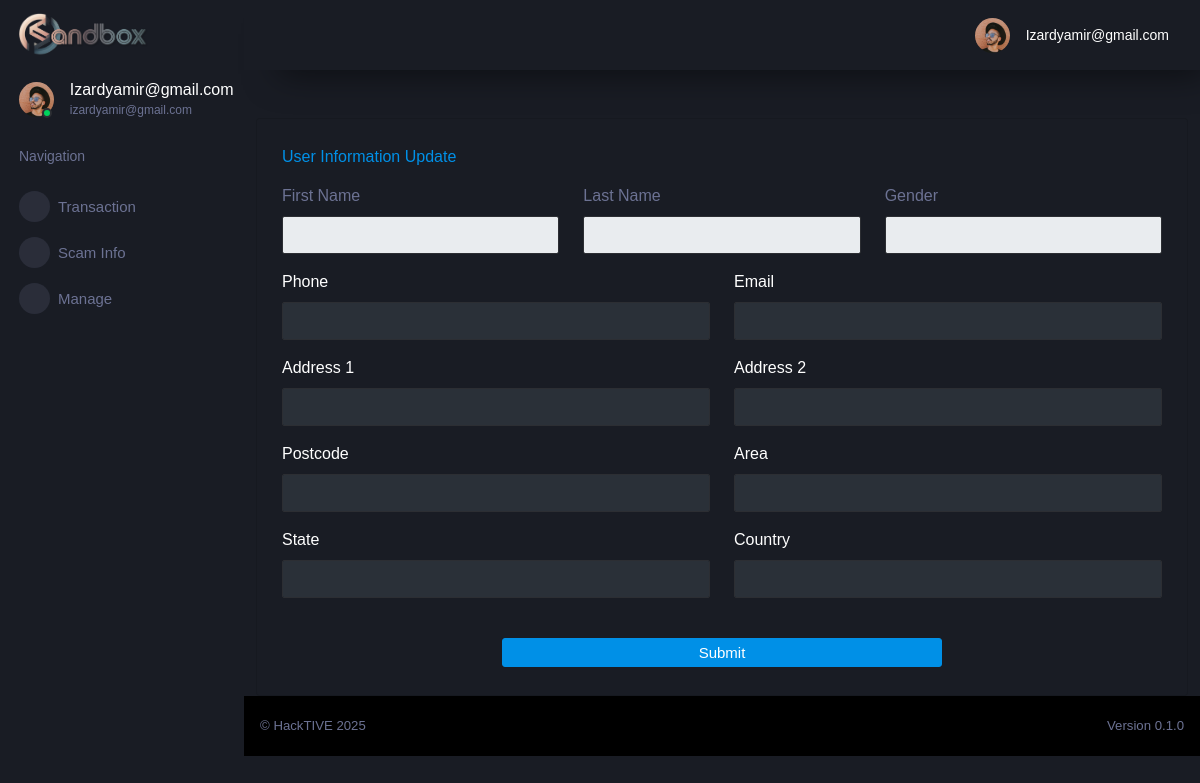
Before: /auth/44/admin_update (signed in) with the older database file.
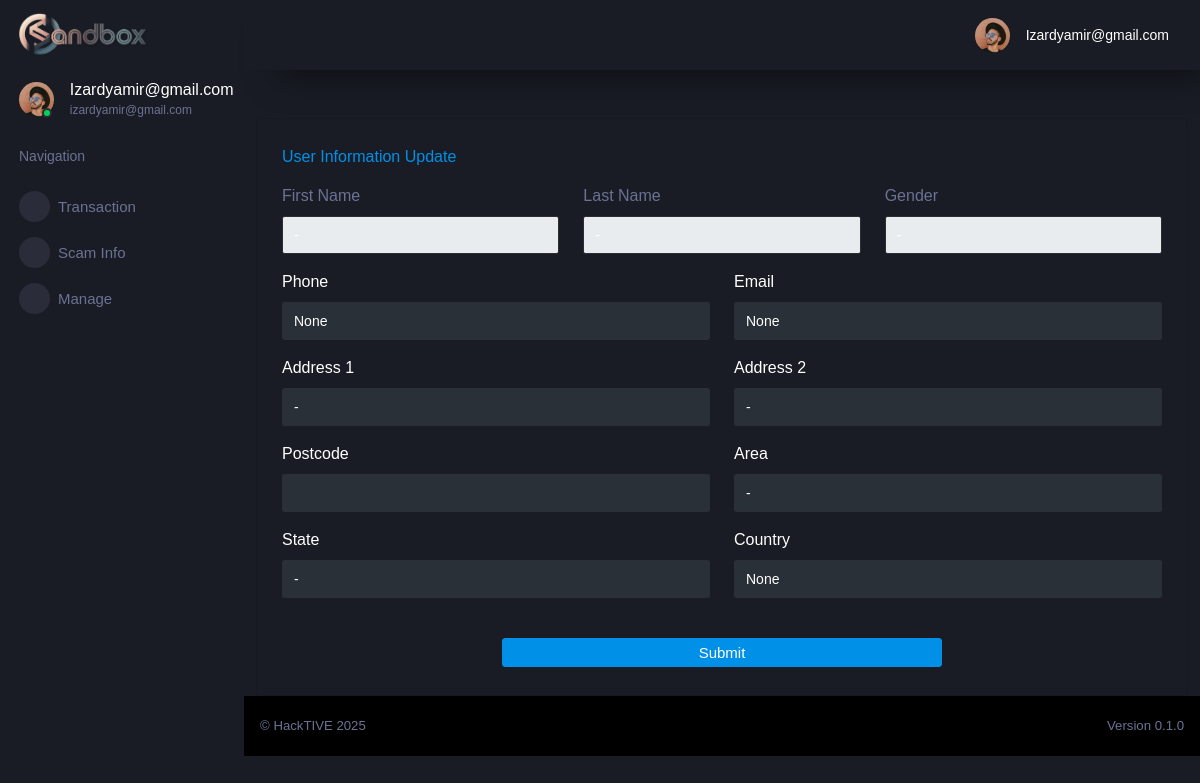
After: the same page with the newer database file.
### tables this page shows
CREATE TABLE "cif" (
	"id"	INTEGER UNIQUE,
	"username"	TEXT NOT NULL UNIQUE,
	"password"	TEXT,
	"firstname"	TEXT,
	"lastname"	TEXT,
	"gender"	TEXT,
	"dob"	TEXT,
	"ic"	INTEGER UNIQUE,
	"phone"	INTEGER,
	"email"	TEXT UNIQUE,
	"address1"	NUMERIC,
	"address2"	TEXT,
	"postcode"	TEXT,
	"area"	TEXT,
	"state"	TEXT,
	"country"	TEXT,
	"productID"	INTEGER,
	"productNAME"	TEXT,
	"accountID"	INTEGER,
	PRIMARY KEY("id" AUTOINCREMENT)
);

### flaskr/auth.py (the view, shortened to what this page needs)
@bp.route('/<int:id>/admin_update', methods=('GET', 'POST'))
def admin_update(id):
    if g.user['username']=='izardyamir@gmail.com':
        db = get_db()
        users = db.execute(
            'SELECT * FROM cif WHERE id = ?',
            (id,)
        ).fetchone()
    return render_template('auth/admin-update.html', users=users)

### flaskr/auth.py (called while the page is built)
@bp.before_app_request
def load_logged_in_user():
    user_id = session.get('user_id')
    if user_id is None:
        g.user = None
    else:
        g.user = get_db().execute(
            'SELECT * FROM cif WHERE id = ?', (user_id,)
        ).fetchone()

### flaskr/db.py (called while the page is built)
def get_db():
    if 'db' not in g:
        g.db = sqlite3.connect(
            current_app.config['DATABASE'],
            detect_types=sqlite3.PARSE_DECLTYPES
        )
        g.db.row_factory = sqlite3.Row
    return g.db

### flaskr/templates/auth/admin-update.html (shortened to what this page needs)
{% extends "/layouts/base.html" %}
{% block content %}
<div class="container mt-5">
  <div class="row">
    <div class="col-12">
      <div class="card">
        <div class="card-body">
          <h5 class="card-title text-primary">User Information Update</h5>
          <form action="" method="post">
            <div class="row">
              <div class="col-6 col-md-4 mb-3">
                <label class="form-label text-muted">First Name</label>
                <input type="text" class="form-control" value="{{ request.form['firstname'] or users['firstname'] }}" readonly>
              </div>
              <div class="col-6 col-md-4 mb-3">
                <label class="form-label text-muted">Last Name</label>
                <input type="text" class="form-control" value="{{ request.form['lastname'] or users['lastname'] }}" readonly>
              </div>
              <div class="col-6 col-md-4 mb-3">
                <label class="form-label text-muted">Gender</label>
                <input type="text" class="form-control" value="{{ request.form['gender'] or users['gender'] }}" readonly>
              </div>
            </div>
            <div class="row">
              <div class="col-12 col-md-6 mb-3">
                <label class="form-label">Phone</label>
                <input name="phone" type="tel" class="form-control" value="{{ request.form['phone'] or users['phone'] }}" required>
              </div>
              <div class="col-12 col-md-6 mb-3">
                <label class="form-label">Email</label>
                <input name="email" type="email" class="form-control" value="{{ request.form['email'] or users['email'] }}" required>
              </div>
            </div>
            <div class="row">
              <div class="col-12 col-md-6 mb-3">
                <label class="form-label">Address 1</label>
                <input name="address1" type="text" class="form-control" value="{{ request.form['address1'] or users['address1'] }}" required>
              </div>
              <div class="col-12 col-md-6 mb-3">
                <label class="form-label">Address 2</label>
                <input name="address2" type="text" class="form-control" value="{{ request.form['address2'] or users['address2'] }}" required>
              </div>
            </div>
            <div class="row">
              <div class="col-12 col-md-6 mb-3">
                <label class="form-label">Postcode</label>
                <input name="postcode" type="number" class="form-control" value="{{ request.form['postcode'] or users['postcode'] }}" required>
              </div>
              <div class="col-12 col-md-6 mb-3">
                <label class="form-label">Area</label>
                <input name="area" type="text" class="form-control" value="{{ request.form['area'] or users['area'] }}" required>
              </div>
            </div>
            <div class="row">
              <div class="col-12 col-md-6 mb-3">
                <label class="form-label">State</label>
                <input name="state" type="text" class="form-control" value="{{ request.form['state'] or users['state'] }}" required>
              </div>
              <div class="col-12 col-md-6 mb-3">
                <label class="form-label">Country</label>
                <input name="country" type="text" class="form-control" value="{{ request.form['country'] or users['country'] }}" required>
              </div>
            </div>
            <div class="text-center mt-4">
              <button type="submit" class="btn btn-primary w-50">Submit</button>
            </div>
          </form>
        </div>
      </div>
    </div>
  </div>
</div>
{% endblock %}

### flaskr/templates/layouts/base.html (shortened to what this page needs)
<!DOCTYPE html>
<html lang="en">
  <head>
    <link href="https://cdn.jsdelivr.net/npm/@mdi/font@5.x/css/materialdesignicons.min.css" rel="stylesheet">
    <link rel="stylesheet" href="/static/css/css_opt2/style.css">
  </head>
  <body>
    <div class="container-scroller">
      {% include 'includes/sidebar.html' %}
      <div class="container-fluid page-body-wrapper">
        {% include 'includes/navigation.html' %}
        <div class="main-panel">
          {% block content %}{% endblock content %}
          {% include 'includes/footer.html' %}
        </div>
      </div>
    </div>
  </body>
</html>

### flaskr/templates/includes/sidebar.html (shortened to what this page needs)
<nav class="sidebar sidebar-offcanvas" id="sidebar">
    <div class="sidebar-brand-wrapper d-none d-lg-flex align-items-center justify-content-center fixed-top">
      <a class="sidebar-brand brand-logo" href="{{ url_for('main.index') }}"><img src="/static/img/hacktive-team-banner.png" style="width:60%; height:auto; display: block; margin: 0 auto 0 -2px; object-fit: contain;"     alt="logo" /></a>
    </div>
    <ul class="nav">
      <li class="nav-item profile">
        <div class="profile-desc">
          <div class="profile-pic">
            <div class="count-indicator">
              <img class="img-xs rounded-circle " src="/static/img/faces/face15.jpg" alt="">
              <span class="count bg-success"></span>
            </div>
            <div class="profile-name">
              <h5 class="mb-0 font-weight-normal">
                {{ (g.user['username']).capitalize() }}
              </h5>
              <span>
                {{ g.user['username'] }}
              </span>
            </div>
          </div>
        </div>
      </li>
      <li class="nav-item nav-category">
        <span class="nav-link">Navigation</span>
      </li>
      <li class="nav-item menu-items">
        <a class="nav-link" data-toggle="collapse" href="#transaction" aria-expanded="false" aria-controls="transaction">
          <span class="menu-icon">
          </span>
          <span class="menu-title">Transaction</span>
          <i class="menu-arrow"></i>
        </a>
      </li>
      <li class="nav-item menu-items">
        <a class="nav-link" data-toggle="collapse" href="#scam-info" aria-expanded="false" aria-controls="scam-info">
          <span class="menu-icon">
          </span>
          <span class="menu-title">Scam Info</span>
          <i class="menu-arrow"></i>
        </a>
      </li>
      <li class="nav-item menu-items">
        <a class="nav-link" data-toggle="collapse" href="#manage" aria-expanded="false" aria-controls="manage">
          <span class="menu-icon">
          </span>
          <span class="menu-title">Manage</span>
          <i class="menu-arrow"></i>
        </a>
      </li>
    </ul>
  </nav>

### flaskr/templates/includes/navigation.html (shortened to what this page needs)
<nav class="navbar p-0 fixed-top d-flex flex-row">
    <div class="navbar-menu-wrapper flex-grow d-flex align-items-stretch">
      <button class="navbar-toggler navbar-toggler align-self-center" type="button" data-toggle="minimize">
      </button>
      <ul class="navbar-nav navbar-nav-right">
        <li class="nav-item dropdown">
          <a class="nav-link" id="profileDropdown" href="#" data-toggle="dropdown">
            <div class="navbar-profile">
              <img class="img-xs rounded-circle" src="/static/img/faces/face15.jpg" alt="">
              <p class="mb-0 d-none d-sm-block navbar-profile-name">
                {{ (g.user['username']).capitalize() }}
              </p>
            </div>
          </a>
        </li>
      </ul>
    </div>
  </nav>

### flaskr/templates/includes/footer.html
          <footer class="footer">
            <div class="d-sm-flex justify-content-center justify-content-sm-between">
              <span class="text-muted text-center text-sm-left d-block d-sm-inline-block">
                  &copy; HackTIVE 2025
              </span>
              <span class="text-muted float-none float-sm-right d-block mt-1 mt-sm-0 text-center">
                Version 0.1.0
              </span>
            </div>
          </footer>

Changed rows visible on the page:
added cif: firstname "-", lastname "-", gender "-", address1 "-", address2 "-", area "-", state "-"
Other visible differences:
form field phone: (not shown) → "None"
form field email: (not shown) → "None"
form field country: (not shown) → "None"
